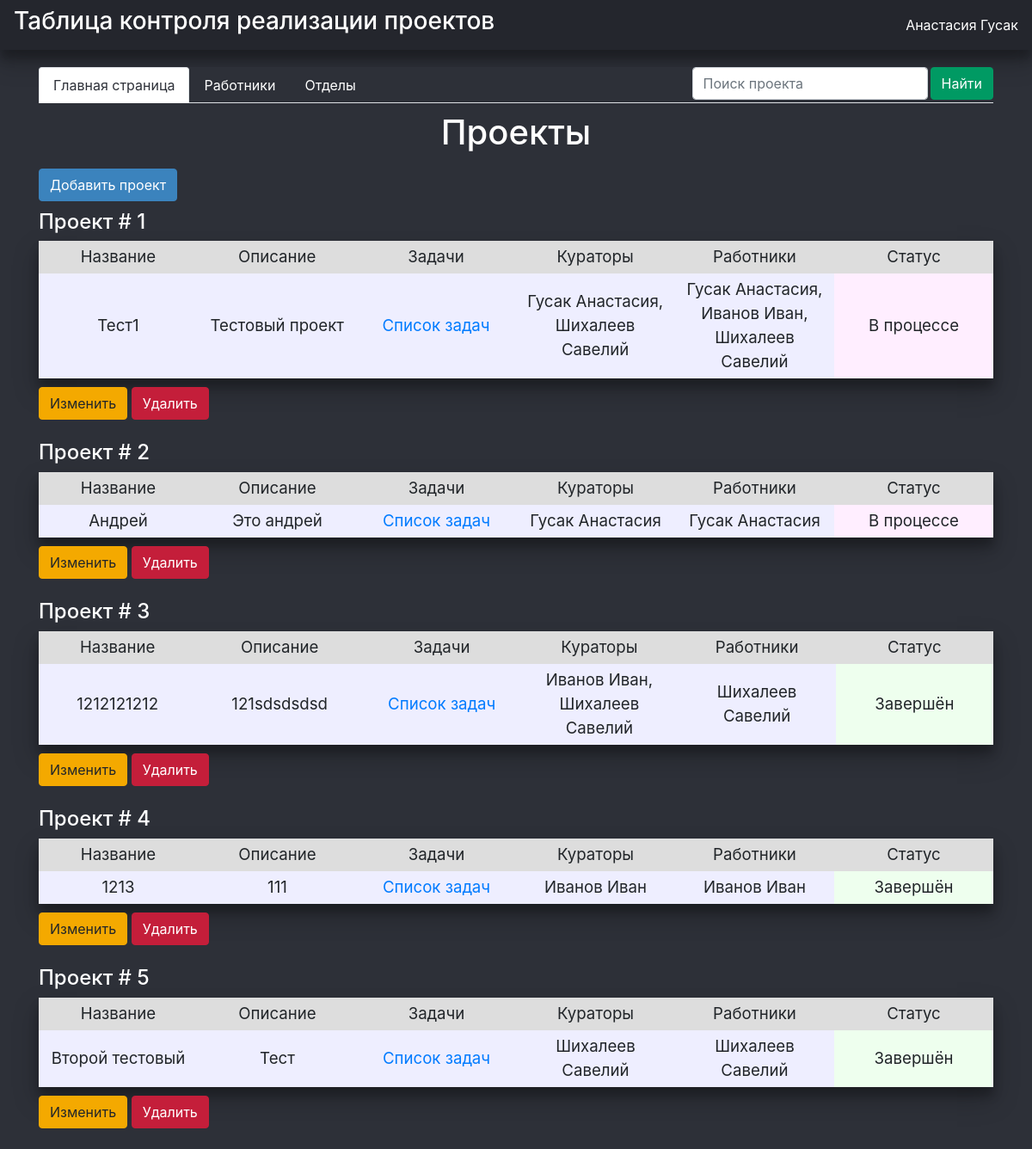
The page / (signed in) on the database its author committed.
### users.py (models this page shows, shortened)
class User(SqlAlchemyBase, UserMixin):
    __tablename__ = 'users'
    id = sqlalchemy.Column(sqlalchemy.Integer,
                           primary_key=True, autoincrement=True)
    email = sqlalchemy.Column(sqlalchemy.String, unique=True)
    password = sqlalchemy.Column(sqlalchemy.VARCHAR)
    name = sqlalchemy.Column(sqlalchemy.String)
    surname = sqlalchemy.Column(sqlalchemy.String)
    midname = sqlalchemy.Column(sqlalchemy.String)
    name_lower = sqlalchemy.Column(sqlalchemy.String)
    department = sqlalchemy.Column(sqlalchemy.String)
    phone = sqlalchemy.Column(sqlalchemy.String)
    confirmed = sqlalchemy.Column(sqlalchemy.Boolean, default=False)
    admin = sqlalchemy.Column(sqlalchemy.Boolean, default=False)

### jobs.py (models this page shows)
class Job(SqlAlchemyBase, UserMixin):
    __tablename__ = 'jobs'
    id = sqlalchemy.Column(sqlalchemy.Integer,
                           primary_key=True, autoincrement=True)
    name = sqlalchemy.Column(sqlalchemy.String, unique=True)
    name_lower = sqlalchemy.Column(sqlalchemy.String)
    description = sqlalchemy.Column(sqlalchemy.String)
    team_leaders = sqlalchemy.Column(sqlalchemy.String)
    collaborators = sqlalchemy.Column(sqlalchemy.String)
    is_finished = sqlalchemy.Column(sqlalchemy.Boolean)

### main.py (the view, shortened to what this page needs)
@app.route('/', methods=['GET', 'POST'])
@check_login
@check_confirmed
def main_page():
    form = Search()
    db_sess = db_session.create_session()
    jobs = db_sess.query(Job).all()
    users = db_sess.query(User).all()
    names = {str(name.id): (name.surname, name.name) for name in users}
    descriptions = dict()
    collaborators = dict()
    collaborators_list = dict()
    team_leaders = dict()
    team_leaders_list = dict()
    for job in jobs:
        descriptions[job.id] = job.description
        collaborators[job.id] = []
        collaborators_list[job.id] = []
        team_leaders[job.id] = []
        team_leaders_list[job.id] = []
        for i in job.collaborators.split(', '):
            collaborators[job.id].append(' '.join(names[str(i)]))
            collaborators_list[job.id].append(int(i))
        for i in job.team_leaders.split(', '):
            team_leaders[job.id].append(' '.join(names[str(i)]))
            team_leaders_list[job.id].append(int(i))
    return render_template('main_page.html', title='Главная страница', form=form, jobs=jobs, names=names,
                           description=descriptions, collaborators=collaborators, collaborators_list=collaborators_list,
                           team_leaders=team_leaders, team_leaders_list=team_leaders_list)

### forms.py
class Search(FlaskForm):
    name = StringField()
    submit = SubmitField('Найти')

### data/db_session.py (called while the page is built)
def create_session() -> Session:
    global __factory
    return __factory()

### main.py (called while the page is built)
def check_login(func):
    @wraps(func)
    def decoration_function(*args, **kwargs):
        if not current_user.is_authenticated:
            return redirect('/login')
        return func(*args, **kwargs)
    return decoration_function

def check_confirmed(func):
    @wraps(func)
    def decorated_function(*args, **kwargs):
        if current_user.confirmed is False:
            return redirect('/unconfirmed')
        return func(*args, **kwargs)
    return decorated_function

@login_manager.user_loader
def load_user(user_id):
    db_sess = db_session.create_session()
    return db_sess.query(User).get(user_id)

### templates/main_page.html (shortened to what this page needs)
{% extends "base.html" %}
{% block content %}
<ul class="nav nav-tabs" style="margin-top: 20px; position: sticky; top: 0; background-color: #2d3038;">
    <li class="nav-item">
        <a class="nav-link active" href="/" style="background-color: #ffffff; color: #2d3038;">Главная страница</a>
    </li>
    <li class="nav-item">
        <a class="nav-link" href="/show_users" style="color: #ffffff;">Работники</a>
    </li>
    {% if current_user.admin %}
        <li class="nav-item">
            <a class="nav-link" href="/departments" style="color: #ffffff;">Отделы</a>
        </li>
    {% endif %}
    <li class="nav-item ml-auto">
        <form action="" method="post">
            <div class="block" style="float: right; margin-left: 3px;">
            {{ form.submit(type="submit", class="btn btn-success",
                style="background: #009a63; border-color: #009a63;") }}
            </div>
            <div class="block" style="float: right;">
            {{ form.name(class="form-control", type="search", placeholder="Поиск проекта") }}
            </div>
        </form>
    </li>
</ul>
<h1 align="center" style="margin-top: 10px; color: #ffffff;">Проекты</h1>
<a href="/addjob" class="btn btn-info"
   style="margin-top: 10px; margin-bottom: 10px; background: #3b83bd; border-color: #3b83bd;">Добавить проект</a>
{% for job in jobs %}
<h4 style="color: #ffffff;">Проект # {{ job.id }}</h4>
<div class="table_container">
    <table class="my_table" style="box-shadow: 0 14px 28px rgba(0,0,0,0.25), 0 10px 10px rgba(0,0,0,0.22);">
        <tr class="my_row">
            <td class="title" width="10%" style="background-color: #dddddd; text-align:
            center; font-size: 14pt; padding: 5px;">Название</td>
            <td class="title" width="10%" style="background-color: #dddddd; text-align:
            center; font-size: 14pt; padding: 5px;">Описание</td>
            {% if current_user.id in team_leaders_list[job.id] or current_user.id in collaborators_list[job.id]
            or current_user.admin %}
            <td class="title" width="10%" style="background-color: #dddddd; text-align:
            center; font-size: 14pt; padding: 5px;">Задачи</td>
            {% endif %}
            <td class="title" width="10%" style="background-color: #dddddd; text-align:
            center; font-size: 14pt; padding: 5px;">Кураторы</td>
            <td class="title" width="10%" style="background-color: #dddddd; text-align:
            center; font-size: 14pt; padding: 5px;">Работники</td>
            <td class="title" width="10%" style="background-color: #dddddd; text-align:
            center; font-size: 14pt; padding: 5px;">Статус</td>
        </tr>
        <tr class="my_row">
            <td class="ordinary" style="background-color: #eeeeff; text-align: center;
            font-size: 14pt; padding: 5px;">{{ job.name.capitalize() }}</td>
            <td class="ordinary" style="background-color: #eeeeff; text-align: center;
            font-size: 14pt; padding: 5px;">{{ job.description.capitalize() }}</td>
            {% if current_user.id in team_leaders_list[job.id] or current_user.id in collaborators_list[job.id]
            or current_user.admin %}
            <td class="ordinary" style="background-color: #eeeeff; text-align: center;
            font-size: 14pt; padding: 5px;"><a href="/show_tasks/{{ job.id }}">Список задач</a></td>
            {% endif %}
            <td class="ordinary" style="background-color: #eeeeff; text-align: center;
            font-size: 14pt; padding: 5px;">{{ ', '.join(team_leaders[job.id]) }}</td>
            <td class="ordinary" style="background-color: #eeeeff; text-align: center;
            font-size: 14pt; padding: 5px;">{{ ', '.join(collaborators[job.id]) }}</td>
            {% if job.is_finished %}
            <td class="ordinary" style="background-color: #eeffee; text-align: center;
            font-size: 14pt; padding: 5px;">Завершён</td>
            {% else %}
            <td class="ordinary" style="background-color: #ffeeff; text-align: center;
            font-size: 14pt; padding: 5px;">В процессе</td>
            {% endif %}
        </tr>
    </table>
    {% if current_user.is_authenticated and (current_user.id in team_leaders_list[job.id] or current_user.admin) %}
        <div>
            <a href="/jobs/{{ job.id }}" class="btn btn-warning"
               style="margin-top: 10px; background: #f4a900; border-color: #f4a900;">Изменить</a>
            <a href="/job_delete/{{ job.id }}" class="btn btn-danger"
               style="margin-top: 10px; background: #c41e3a; border-color: #c41e3a;">Удалить</a>
        </div>
    {% endif %}
</div>
<br>
{% endfor %}
{% endblock %}

### templates/base.html (shortened to what this page needs)
<!DOCTYPE html>
<html lang="en">
<head>
    <link rel="stylesheet" href="https://stackpath.bootstrapcdn.com/bootstrap/4.4.1/css/bootstrap.min.css"
>
    <link rel="stylesheet" type="text/css" href="static/css/style.css" />
</head>
  <body style="background-color: #2d3038;">
    <header>
      <nav class="navbar navbar-dark" style="background-color: #24262d; box-shadow: 0 14px 28px rgba(0,0,0,0.25),
       0 10px 10px rgba(0,0,0,0.22);">
          <h3 style="color: #ffffff;">Таблица контроля реализации проектов</h3>
          {% if current_user.is_authenticated %}
          <a href="/profile" style="color: #ffffff;">{{ current_user.name }} {{ current_user.surname }}</a>
          {% else %}
            <p>
                <a class="btn btn-primary" href="/register">Зарегистрироваться</a>
                <a class="btn btn-success" href="/login">Войти</a>
            </p>
          {% endif %}
      </nav>
    </header>
    <main role="main" class="container">
        {% block content %}{% endblock %}
    </main>
  </body>
</html>

### rows shown on the page
User: name "Анастасия", surname "Гусак"
Job: id "1", shows "Задачи", name "Тест1", description "Тестовый проект", id "Гусак Анастасия, Шихалеев Савелий", id "Гусак Анастасия, Иванов Иван, Шихалеев Савелий", is_finished "В процессе"
Job: id "2", shows "Задачи", name "Андрей", description "Это андрей", id "Гусак Анастасия", is_finished "В процессе"
Job: id "3", shows "Задачи", name "1212121212", description "121sdsdsdsd", id "Иванов Иван, Шихалеев Савелий", id "Шихалеев Савелий", is_finished "Завершён"
Job: id "4", shows "Задачи", name "1213", description "111", id "Иванов Иван", is_finished "Завершён"
Job: id "5", shows "Задачи", name "Второй тестовый", description "Тест", id "Шихалеев Савелий", is_finished "Завершён"
